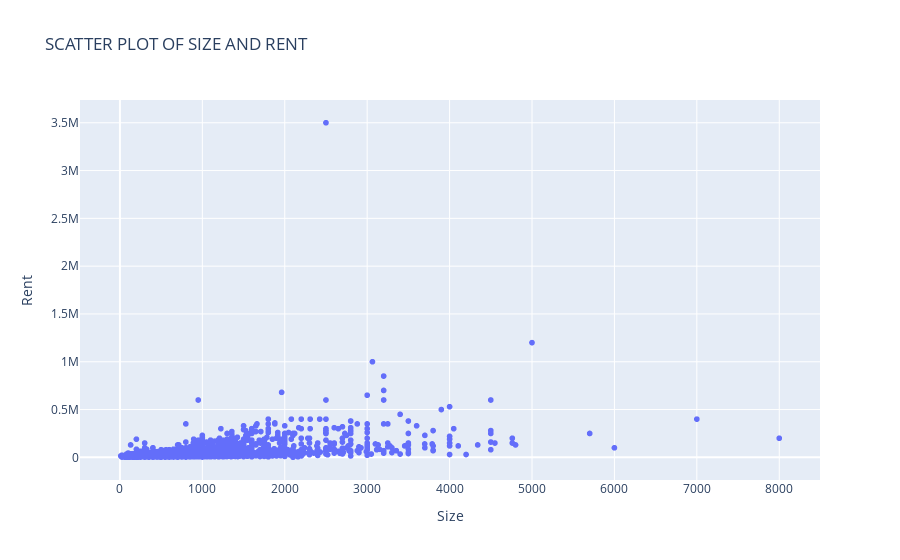

Notebook code cell kept with this figure:
### Code cell
# SCATTER PLOT IN PLOTLY

px.scatter(data_frame= rent_df, x= 'Size', y= 'Rent', title= 'SCATTER PLOT OF SIZE AND RENT')

### Figure 1 — Plotly figure (JSON) as saved in the notebook; plotly's stock layout.template omitted (floating-point values rounded to 4 significant figures; data arrays with more than 128 entries replaced by an {"elided": "..."} marker saying what was removed)
{"data": [{"hovertemplate": "Size=%{x}<br>Rent=%{y}<extra></extra>", "legendgroup": "", "marker": {"color": "#636efa", "symbol": "circle"}, "mode": "markers", "name": "", "showlegend": false, "type": "scattergl", "x": {"elided": "4742 int values"}, "xaxis": "x", "y": {"elided": "4742 int values"}, "yaxis": "y"}], "layout": {"legend": {"tracegroupgap": 0}, "title": {"text": "SCATTER PLOT OF SIZE AND RENT"}, "xaxis": {"anchor": "y", "domain": [0, 1], "title": {"text": "Size"}}, "yaxis": {"anchor": "x", "domain": [0, 1], "title": {"text": "Rent"}}}}
